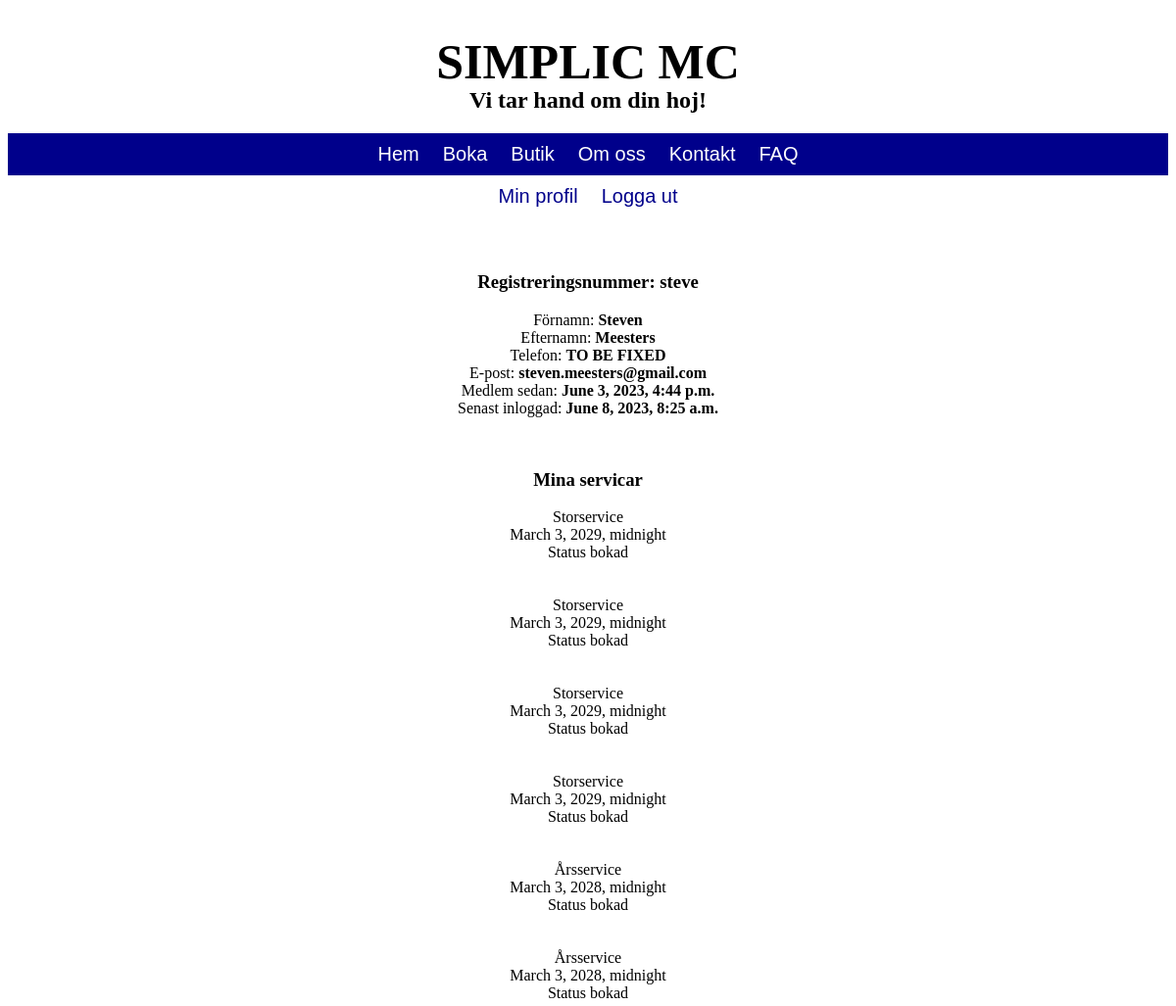
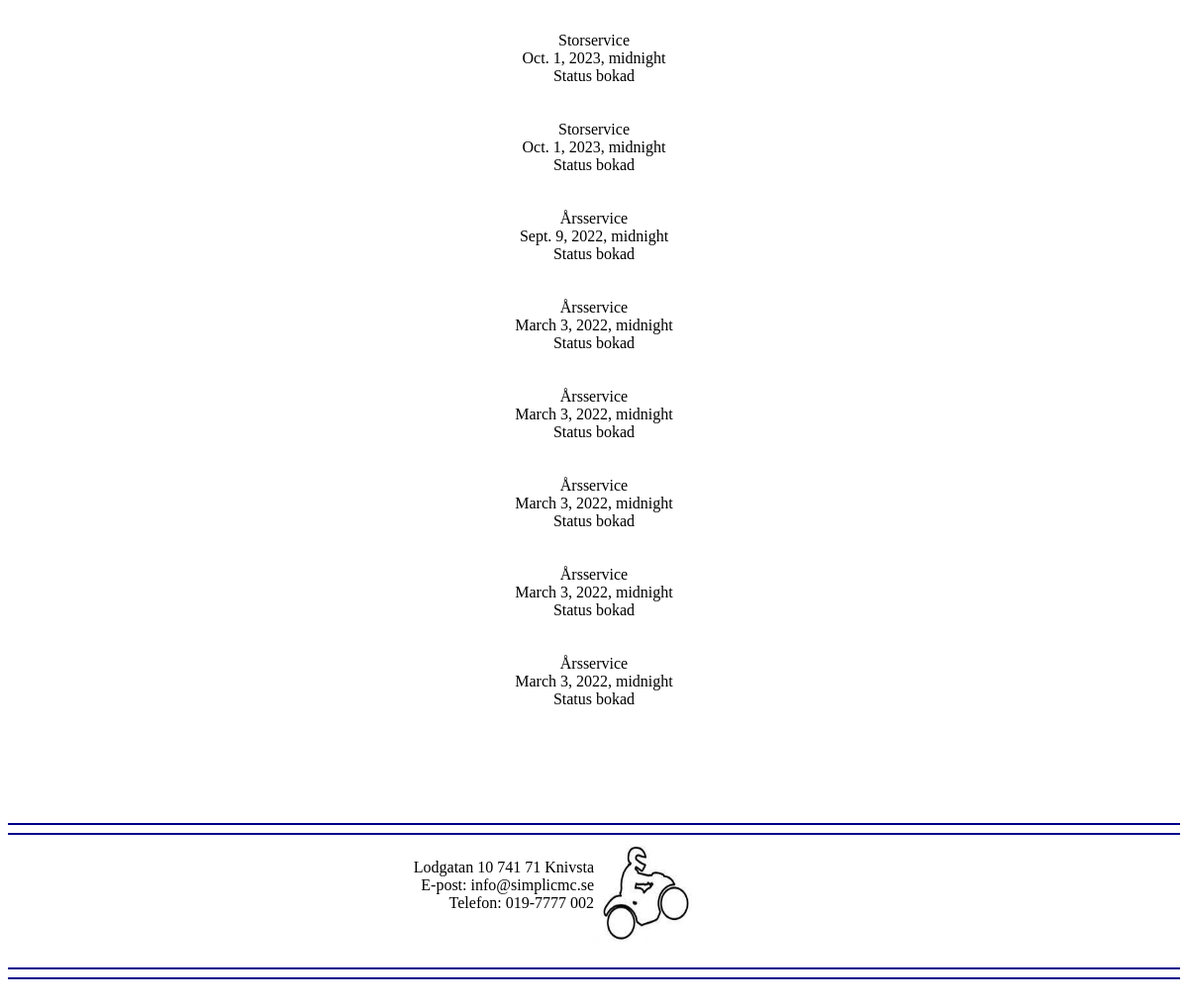
Page /minprofil/ (signed in) on the committed database (2 pictures, top to bottom).
### booker/models.py (models this page shows)
class ServiceModel(models.Model):
    STATUS_CHOICES = (
        ('Bokad', 'Bokad'),
        ('Beställning pågår', 'Beställning pågår'),
        ('Utförd', 'Utförd'),
        ('Avbokad', 'Avbokad')
    )
    WAY_BOOKED_CHOICES = (
        ('', ''),
        ('Inloggad', 'Inloggad'),
        ('Utloggad', 'Utloggad'),
        ('Telefon', 'Telefon'),
        ('Email', 'Email'),
        ('Verkstad', 'Verkstad')
    )
    regnr = models.ForeignKey(CustomerModel, on_delete=models.PROTECT)
    booked_date = models.DateTimeField(auto_now=True)
    service_type = models.ForeignKey(ServiceTypeModel, on_delete=models.PROTECT)
    status = models.CharField(max_length=20, choices=STATUS_CHOICES, default='Bokad')
    notes = models.TextField()
    service_date = models.DateTimeField()
    offerter = models.CharField(max_length=255, default='')
    way_of_booking = models.CharField(max_length=20, choices=WAY_BOOKED_CHOICES, default='')
    service_protocol_available = models.BooleanField(default=False)
    service_protocol = models.FileField(upload_to='media/protocols/')
    class Meta:
        verbose_name = 'Bokningar'
        verbose_name_plural = 'Bokningar'

class ServiceTypeModel(models.Model):
    sort_id = models.IntegerField(default=1)
    service_name = models.CharField(max_length=255)
    service_price = models.DecimalField(default=0.00, max_digits=20, decimal_places=0)
    service_description = models.TextField()
    image = models.ImageField(upload_to='media/')
    visa_hemsida = models.BooleanField(default=False)
    def __str__(self):
        return self.service_name
    class Meta:
        verbose_name = 'Våra servicar'
        verbose_name_plural = 'Våra servicar'

### booker/views.py (the view)
# urls.py: path('minprofil/', views.min_profil, name='minprofil'),
@login_required()
def min_profil(request):
    user = request.user
    print('username: ', user.username)
    mina_servicar = models.ServiceModel.objects.filter(regnr=f'{user.username}').order_by('-service_date')
    return render(request, 'min_profil.html', context={'user': user, 'mina_servicar': mina_servicar})

### templates/min_profil.html (shortened to what this page needs)
<!DOCTYPE html>
<html lang="en">
<head>
</head>
<body>
    {% extends "base.html" %}
    {% block content %}
    <br><br>
    <div class="center_div">
        <h3>Registreringsnummer: <b>{{ user.username }}</b> </h3>
        <p> Förnamn: <b>{{ user.first_name }}</b> <br>
        Efternamn: <b>{{ user.last_name }}</b> <br>
        Telefon: <b>TO BE FIXED</b> <br>
        E-post: <b>{{ user.email }}</b> <br>
        Medlem sedan: <b>{{ user.date_joined }}</b> <br>
        Senast inloggad: <b>{{ user.last_login }}</b> </p> <br>
    </div>
    <h3 class="center_div">Mina servicar</h3>
    <div class="center_div">
        {% for service in mina_servicar %}
            {{ service.service_type }} <br>
            {{ service.service_date }} <br>
            Status {{ service.status }} <br>
        <br><br>
        {% empty %}
            <p>Du har inga servicar än. <br>
            <a href="{% url 'boka' %}">Boka här!</a> </p>
        {% endfor %}
    </div>
    <br><br><br><br>
    {% endblock %}

### static/base.css (style rules this page uses)
.center_div { text-align: center; }

### rows in the picture
ServiceModel: service_type "Storservice", service_date "March 3, 2029, midnight", status "bokad"
ServiceModel: service_type "Storservice", service_date "March 3, 2029, midnight", status "bokad"
ServiceModel: service_type "Storservice", service_date "March 3, 2029, midnight", status "bokad"
ServiceModel: service_type "Storservice", service_date "March 3, 2029, midnight", status "bokad"
ServiceModel: service_type "Årsservice", service_date "March 3, 2028, midnight", status "bokad"
ServiceModel: service_type "Årsservice", service_date "March 3, 2028, midnight", status "bokad"
ServiceModel: service_type "Storservice", service_date "Oct. 1, 2023, midnight", status "bokad"
ServiceModel: service_type "Storservice", service_date "Oct. 1, 2023, midnight", status "bokad"
ServiceModel: service_type "Årsservice", service_date "Sept. 9, 2022, midnight", status "bokad"
ServiceModel: service_type "Årsservice", service_date "March 3, 2022, midnight", status "bokad"
ServiceModel: service_type "Årsservice", service_date "March 3, 2022, midnight", status "bokad"
ServiceModel: service_type "Årsservice", service_date "March 3, 2022, midnight", status "bokad"
ServiceModel: service_type "Årsservice", service_date "March 3, 2022, midnight", status "bokad"
ServiceModel: service_type "Årsservice", service_date "March 3, 2022, midnight", status "bokad"

### other values in the picture
{{ user.username }} "steve"
{{ user.first_name }} "Steven"
{{ user.last_name }} "Meesters"
{{ user.email }} "steven.meesters@gmail.com"
{{ user.date_joined }} "June 3, 2023, 4:44 p.m."
{{ user.last_login }} "June 8, 2023, 8:25 a.m."
